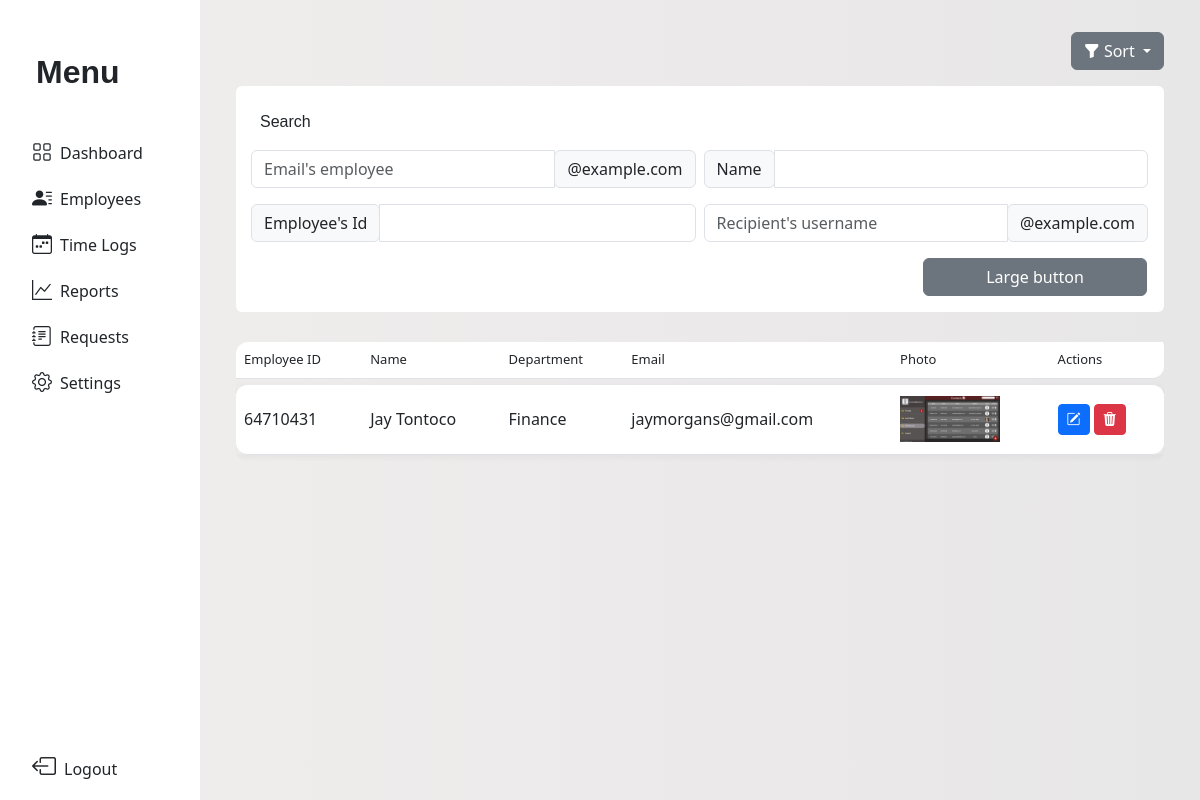
Before: /employee_management with the older database file.
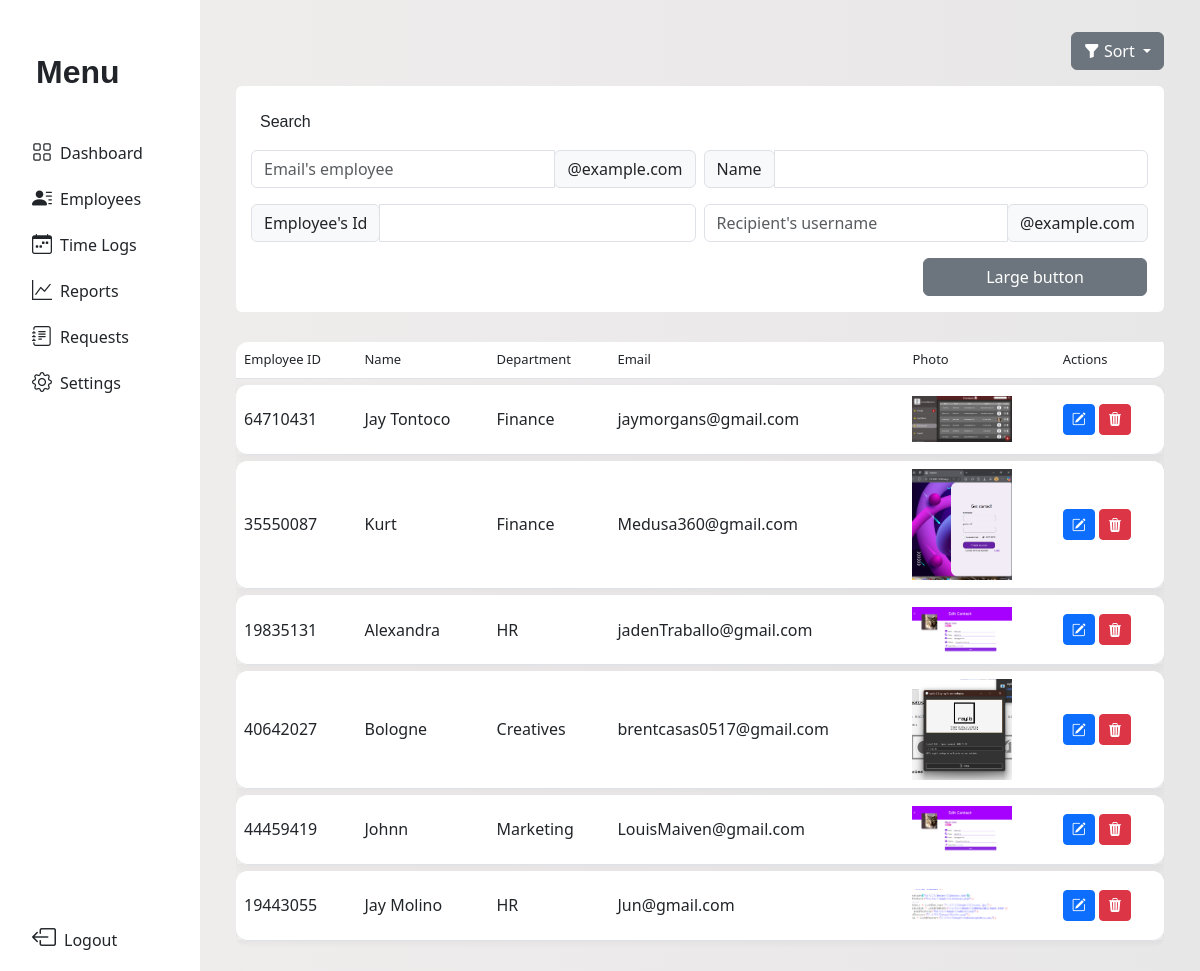
After: the same page with the newer database file.
### tables this page shows
CREATE TABLE employee 
                            (id INTEGER PRIMARY KEY AUTOINCREMENT,
                            employee_id TEXT, name TEXT, department TEXT,
                            photo_path TEXT, email TEXT);

### App/main.py (the view)
@app.route('/employee_management')
def employees_management():
    sort_by = request.args.get('sort_by')
    valid_fields = ['name', 'department', 'email']
    query = '''SELECT employee_id, name, department, email, photo_path, id FROM employee'''
    if sort_by in valid_fields:
        query += f' ORDER BY {sort_by} COLLATE NOCASE'
    try:
        with sqlite3.connect(db.connect_employee()) as con:
            cur = con.cursor()
            cur.execute(query)
            employee = cur.fetchall()
    except sqlite3.Error as e:
        print("Fetch error:", e)
        employee = []
    return render_template('e_manage.html', employee=employee, field=sort_by)

### App/database.py (called while the page is built)
    def connect_employee(self):
        return self.employee_database

### App/templates/e_manage.html (shortened to what this page needs)
<!DOCTYPE html>
<html lang="en">
<head>
  <link rel="stylesheet" href="{{ url_for('static', filename='dash.css') }}">
  <link rel="stylesheet" href="{{ url_for('static', filename='manage.css') }}">
  <link href="https://cdn.jsdelivr.net/npm/bootstrap-icons@1.11.3/font/bootstrap-icons.css" rel="stylesheet">
  <link href='https://unpkg.com/boxicons@2.1.4/css/boxicons.min.css' rel='stylesheet'>
  <link href="https://cdn.jsdelivr.net/npm/bootstrap@5.3.0/dist/css/bootstrap.min.css" rel="stylesheet">
</head>
<body>
<div class="container-fluid overflow-hidden">
  <div class="row vh-100 overflow-auto">
<nav id="sidebarMenu" class=" col-12 col-sm-3 col-xl-2 bg-col  px-0 position-sticky sticky-top">
  <div class="d-flex w-100 flex-column p-3 align-items-sm-start pt-5 h-100">
    <a href="/" class="d-flex align-items-center mb-3 mb-md-0 me-md-auto text-dark text-decoration-none">
      <span class="fs-2 text">M<span class="d-sm-inline fs-2">enu</span></span>
    </a>
    <ul class="nav nav-pills flex-column mb-auto w-100" id="menu">
      <li class="nav-item">
        <a href="{{ url_for('management') }}" class="nav-link text-dark">
          <i class="fs-5 bi-grid"></i><span class="ms-2">Dashboard</span>
        </a>
      </li>
  <li class="nav-item">
    <a class="nav-link text-dark" data-bs-toggle="collapse" href="#employeesSubMenu" role="button" aria-expanded="false" aria-controls="employeesSubMenu">
      <i class="bi bi-person-lines-fill fs-5"></i><span class="ms-2">Employees</span>
    </a>
  </li>
      <li>
        <a href="#" class="nav-link text-dark">
          <i class="bi bi-calendar-week fs-5"></i><span class="ms-2">Time Logs</span>
        </a>
      </li>
      <li>
        <a href="#" class="nav-link text-dark">
          <i class="fs-5 bi bi-graph-up"></i><span class="ms-2">Reports</span>
        </a>
      </li>
    <li class="nav-item">
      <a class="nav-link text-dark" data-bs-toggle="collapse" href="#requestsSubMenu" role="button" aria-expanded="false" aria-controls="requestsSubMenu">
        <i class="fs-5 bi bi-journal-text"></i><span class="ms-2">Requests</span>
      </a>
    </li>
      <li>
        <a href="#" class="nav-link text-dark">
          <i class="fs-5 bi bi-gear"></i><span class="ms-2">Settings</span>
        </a>
      </li>
    </ul>
    <a href="{{ url_for('admin_login') }}" class="nav-link text-dark mt-3">
      <i class="bi bi-box-arrow-left fs-4 ms-3"></i><span class="ms-2">Logout</span>
    </a>
  </div>
</nav>
    <div class="col d-flex flex-column">
      <main class="row overflow-auto">
        <div class="col pt-3">
          <div class="container">
        <div class="container mt-3">
      <div class="dropdown mb-3 d-flex w-100 justify-content-end">
        <button class="btn btn-secondary dropdown-toggle" type="button" id="sortDropdown" data-bs-toggle="dropdown" aria-expanded="false">
          <i class="bi bi-funnel-fill"></i> Sort
        </button>
      </div>
       <div class="input-group container search-con d-flex flex-column h-25 p-3">
        <p class="ps-2 pt-2 search-txt">Search</p>
        <div class="d-flex gap-2">
          <div class="input-group mb-3">
            <input type="text" class="form-control" placeholder="Email's employee" aria-label="Email's employee" aria-describedby="basic-addon2">
            <div class="input-group-append">
              <span class="input-group-text" id="basic-addon2">@example.com</span>
            </div>
          </div>
          <div class="input-group mb-3">
            <div class="input-group-prepend">
              <span class="input-group-text" id="inputGroup-sizing-name">Name</span>
            </div>
              <input type="text" class="form-control " aria-label="Name" aria-describedby="inputGroup-sizing-name">
          </div>
        </div>
        <div class="d-flex flex-row gap-2">
           <div class="input-group mb-3">
              <div class="input-group-append">
                <span class="input-group-text" id="inputGroup-sizing-id">Employee's Id</span>
              </div>
                <input type="text" class="form-control" aria-label="Id" aria-describedby="inputGroup-sizing-id">
            </div>
             <div class="input-group mb-3">
              <input type="text" class="form-control" placeholder="Recipient's username" aria-label="Recipient's username" aria-describedby="basic-addon2">
              <div class="input-group-append">
                <span class="input-group-text" id="basic-addon2">@example.com</span>
              </div>
            </div>
          </div>
          <div class="d-flex w-100 justify-content-end">
            <button type="button" class="btn btn-secondary btn-md w-25 justify-content-center">Large button</button>
          </div>
        </div>
              <table id="employee-table" class="table custom-table my-4">
                <thead class="head">
                  <tr>
                    <th>Employee ID</th>
                    <th>Name</th>
                    <th>Department</th>
                    <th>Email</th>
                    <th>Photo</th>
                    <th>Actions</th>
                  </tr>
                </thead>
                <tbody>
              {% for emp in employee %}
                <tr>
                  <td>{{ emp[0] }}</td>
                  <td>{{ emp[1] }}</td>
                  <td>{{ emp[2] }}</td>
                  <td>{{ emp[3] }}</td>
                  <td>
                    {% if emp[4] %}
                      <img src="{{ url_for('static', filename=emp[4]) }}" width="100" alt="Employee Photo">
                    {% else %}
                      <p>No photo</p>
                    {% endif %}
                  </td>
                  <td>
                    <a href="{{ url_for('edit_employees_profile', id=emp[5]) }}" class="btn btn-primary btn-sm"><i class="bi bi-pencil-square"></i></a>
                    <a href="{{ url_for('delete_employee_profile', id=emp[5]) }}" class="btn btn-danger btn-sm"><i class="bi bi-trash3-fill"></i></a>
                  </td>
                </tr>
              {% endfor %}
            </tbody>
          </table>
        </div>
      </div>
    </main>
    </div>
  </div>
</div>
</body>
</html>

### App/static/dash.css (style rules this page uses)
* { scrollbar-width: none; }
body { background: linear-gradient(to right, #f0eded, #e8e7e7); overflow-x: hidden; scrollbar-width: none; height: 100%; }
.text { font-weight: 600; font-family:'Gill Sans', 'Gill Sans MT', Calibri, 'Trebuchet MS', sans-serif; padding-left: 20px; }
.bg-col { background-color: rgb(255, 255, 255) !important; }
.dropdown { width: 100%; z-index: 100; }
.custom-table { border-collapse: separate !important; border-spacing: 0 6px; height: 30px; border-radius: 10px; overflow: hidden; }
.custom-table tbody tr td, .custom-table tbody tr th { height: 70px; vertical-align: middle; }
.custom-table tbody tr { background-color: #fff; box-shadow: 0 2px 8px rgba(0, 0, 0, 0.05); }
.custom-table tbody tr td:first-child, .custom-table tbody tr th:first-child { border-top-left-radius: 12px; border-bottom-left-radius: 12px; }
.custom-table tbody tr td:last-child { border-top-right-radius: 12px; border-bottom-right-radius: 12px; }
.custom-table thead th:first-child { border-top-left-radius: 12px; }
.custom-table thead th:last-child { border-bottom-right-radius: 12px; }
thead.head th { font-size: small; font-weight: 500; }
.bg-col { background-color: white; }
.bg-col ul li { transition: background-color 0.3s ease, padding 0.3s ease; width: 170px; border-radius: 1em; }
#sidebarMenu { height: 100vh; overflow-y: scroll; overflow-x: hidden; position: sticky; top: 0; scrollbar-width: none; -ms-overflow-style: none; }
.bg-col ul#menu > li > .nav-link { font-weight: 500; }
.search-con { background-color: white; border-radius: 6px; }
.search-txt { font-weight: 400; font-family: 'Gill Sans', 'Gill Sans MT', Calibri, 'Trebuchet MS', sans-serif; }

Changed rows visible on the page:
added employee: employee "35550087", name "Kurt", department "Finance", email "Medusa360@gmail.com", photo_path (picture)
added employee: employee "19835131", name "Alexandra", department "HR", email "jadenTraballo@gmail.com", photo_path (picture)
added employee: employee "40642027", name "Bologne", department "Creatives", email "brentcasas0517@gmail.com", photo_path (picture)
added employee: employee "44459419", name "Johnn", department "Marketing", email "LouisMaiven@gmail.com", photo_path (picture)
added employee: employee "19443055", name "Jay Molino", department "HR", email "Jun@gmail.com", photo_path (picture)
